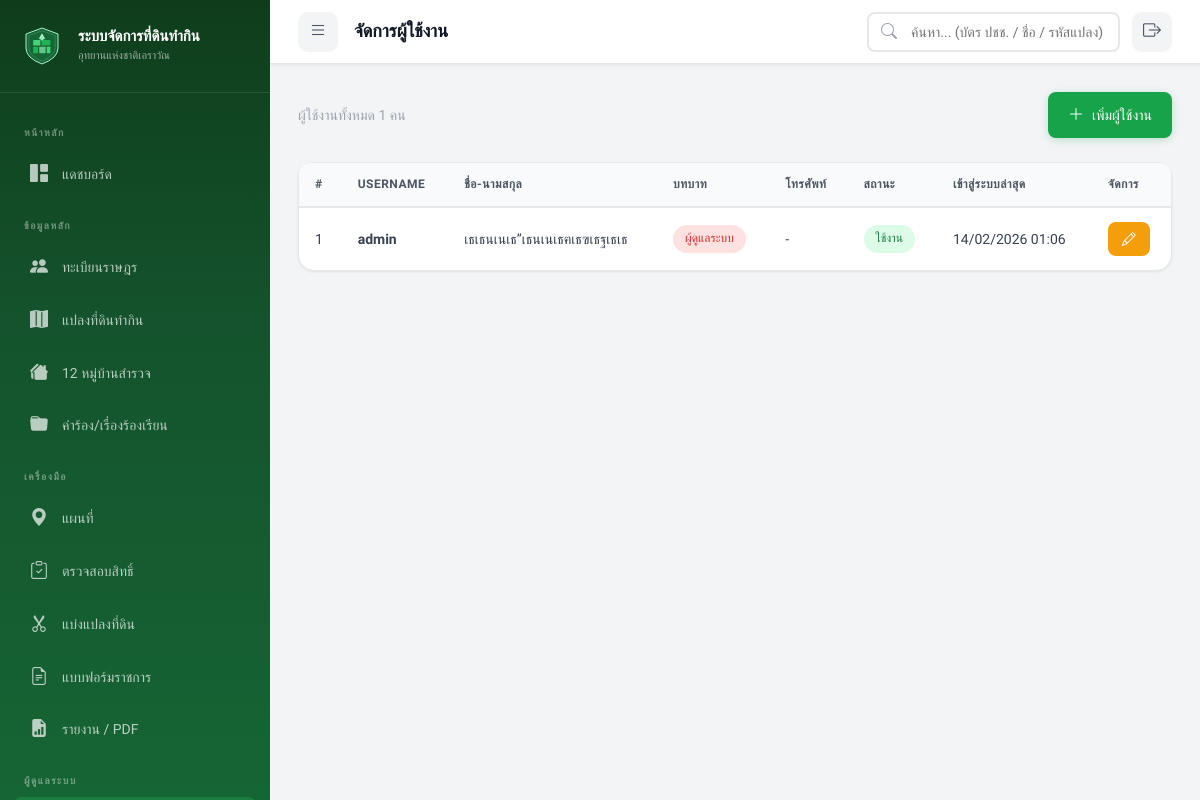
Page /index.php?page=users (signed in) on the earlier database version.
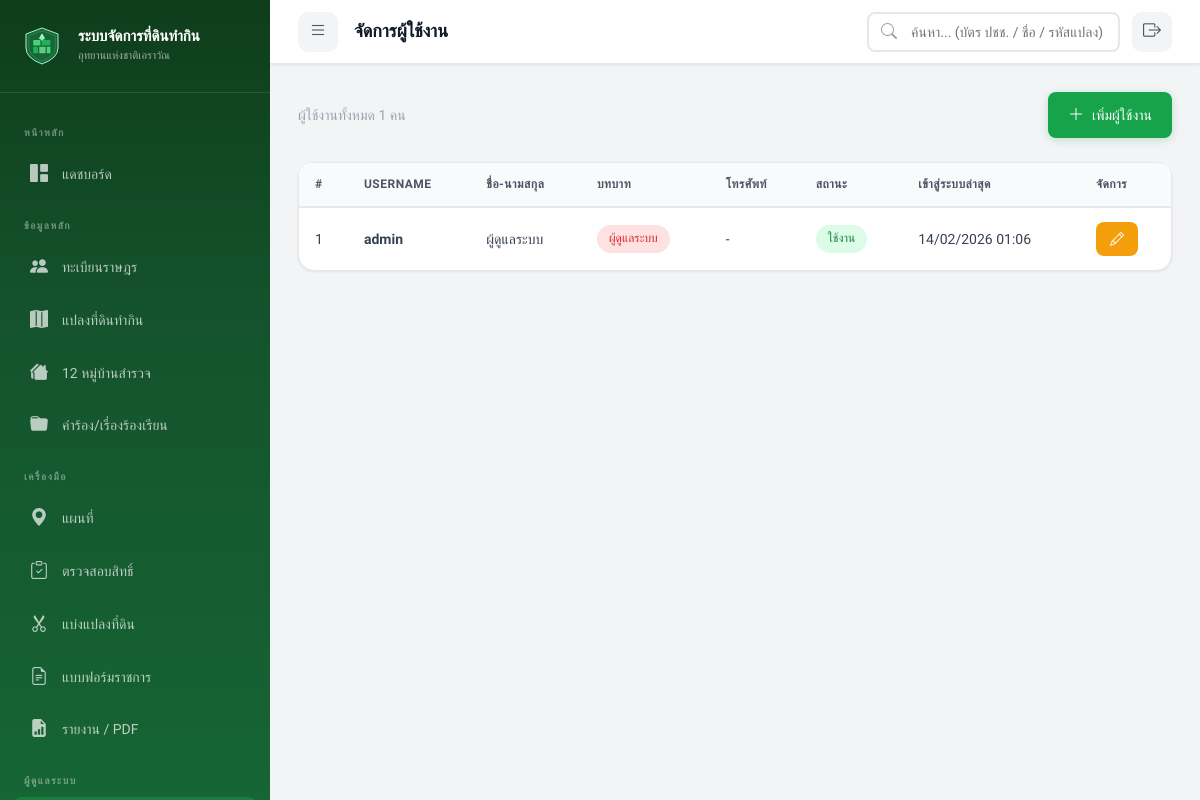
Same page on the later database version.
### tables this page shows
CREATE TABLE `users` (
  `user_id` int(11) NOT NULL AUTO_INCREMENT,
  `username` varchar(50) NOT NULL,
  `password_hash` varchar(255) NOT NULL,
  `full_name` varchar(100) NOT NULL,
  `role` enum('admin','officer','viewer') NOT NULL DEFAULT 'officer',
  `phone` varchar(15) DEFAULT NULL,
  `email` varchar(100) DEFAULT NULL,
  `is_active` tinyint(1) NOT NULL DEFAULT 1,
  `last_login` datetime DEFAULT NULL,
  `created_at` datetime DEFAULT current_timestamp(),
  `updated_at` datetime DEFAULT current_timestamp() ON UPDATE current_timestamp(),
  PRIMARY KEY (`user_id`),
  UNIQUE KEY `username` (`username`)
);

### views/users/list.php (the view, shortened to what this page needs)
<?php
$db = getDB();
$users = $db->query("SELECT * FROM users ORDER BY created_at DESC")->fetchAll();
?>
<div class="d-flex justify-between align-center mb-3">
    <p class="text-muted">ผู้ใช้งานทั้งหมด
        <?= count($users) ?> คน
    </p>
    <a href="index.php?page=users&action=create" class="btn btn-primary">
        <i class="bi bi-plus-lg"></i> เพิ่มผู้ใช้งาน
    </a>
</div>
<div class="card">
    <div class="card-body" style="padding:0;">
        <div class="table-container">
            <table>
                <thead>
                    <tr>
                        <th>#</th>
                        <th>Username</th>
                        <th>ชื่อ-นามสกุล</th>
                        <th>บทบาท</th>
                        <th>โทรศัพท์</th>
                        <th>สถานะ</th>
                        <th>เข้าสู่ระบบล่าสุด</th>
                        <th>จัดการ</th>
                    </tr>
                </thead>
                <tbody>
                    <?php foreach ($users as $i => $u): ?>
                        <tr>
                            <td>
                                <?= $i + 1 ?>
                            </td>
                            <td><strong>
                                    <?= htmlspecialchars($u['username']) ?>
                                </strong></td>
                            <td>
                                <?= htmlspecialchars($u['full_name']) ?>
                            </td>
                            <td>
                                <?php $roleBadge = match ($u['role']) { 'admin' => 'badge-danger', 'officer' => 'badge-info', 'viewer' => 'badge-gray', default => 'badge-gray'}; ?>
                                <span class="badge <?= $roleBadge ?>">
                                    <?= ROLE_LABELS[$u['role']] ?? $u['role'] ?>
                                </span>
                            </td>
                            <td>
                                <?= htmlspecialchars($u['phone'] ?? '-') ?>
                            </td>
                            <td>
                                <?php if ($u['is_active']): ?>
                                    <span class="badge badge-success">ใช้งาน</span>
                                <?php else: ?>
                                    <span class="badge badge-gray">ปิดใช้งาน</span>
                                <?php endif; ?>
                            </td>
                            <td>
                                <?= $u['last_login'] ? date('d/m/Y H:i', strtotime($u['last_login'])) : 'ยังไม่เคย' ?>
                            </td>
                            <td>
                                <a href="index.php?page=users&action=edit&id=<?= $u['user_id'] ?>"
                                    class="btn btn-warning btn-sm">
                                    <i class="bi bi-pencil"></i>
                                </a>
                            </td>
                        </tr>
                    <?php endforeach; ?>
                </tbody>
            </table>
        </div>
    </div>
</div>

Differences in the rows shown:
changed users "admin": full_name "เธเธนเนเธ”เธนเนเธฅเธฃเธฐเธเธ" → "ผู้ดูแลระบบ"
